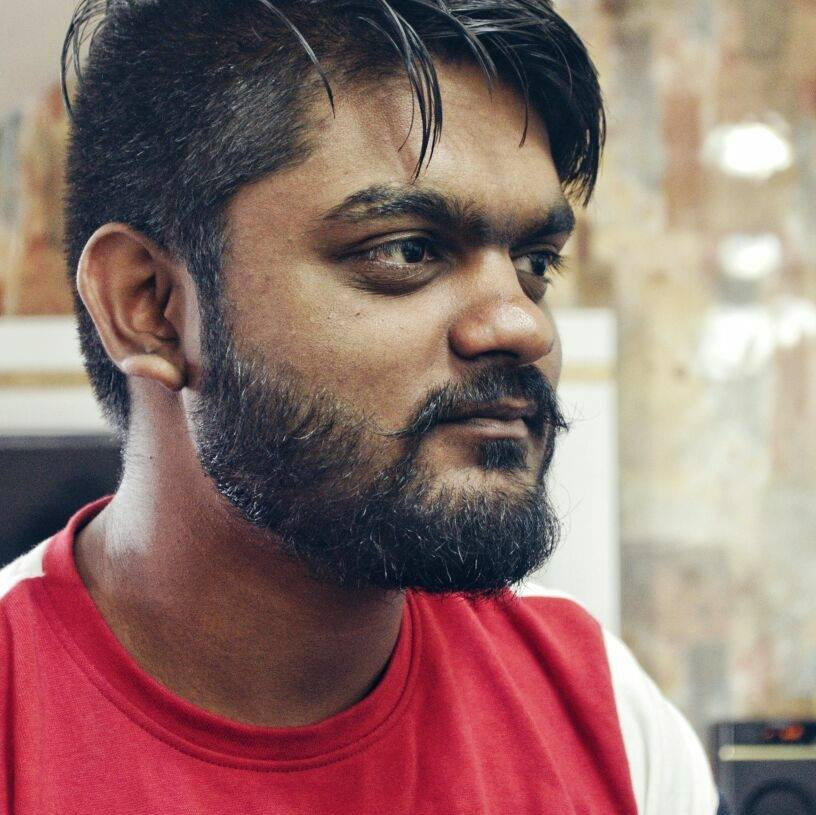
#> input picture ASCII art/data/Sumit.jpg, 816 x 815 px
$ jupyter execute 'ASCII Homework.ipynb'   (shell and % lines are left out)
#> lines starting #> are read from the running program, lines starting #| are printed output that depends on the picture
[cell 1]
from PIL import Image
ASCII_CHARS = [ '#', '?', '%', '.', 'S', '+', '.', '*', ':', ',', '@']

def scale_image(image, new_width=100):
    """Resizes an image preserving the aspect ratio.
    """
    (original_width, original_height) = image.size
    aspect_ratio = original_height/float(original_width)
    new_height = int(aspect_ratio * new_width)

    new_image = image.resize((new_width, new_height))
    return new_image

def convert_to_grayscale(image):
    return image.convert('L')

[cell 2]
def map_pixels_to_ascii_chars(image, range_width=25):
    """Maps each pixel to an ascii char based on the range
    in which it lies.

    0-255 is divided into 11 ranges of 25 pixels each.
    """

    pixels_in_image = list(image.getdata())
    pixels_to_chars = [ASCII_CHARS[pixel_value//range_width] for pixel_value in
            pixels_in_image]

    return "".join(pixels_to_chars)

def convert_image_to_ascii(image, new_width=100):
    image = scale_image(image, new_width)
    image = convert_to_grayscale(image)

    pixels_to_chars = map_pixels_to_ascii_chars(image)
    len_pixels_to_chars = len(pixels_to_chars)

    image_ascii = [pixels_to_chars[index: index + new_width] for index in
            range(0, len_pixels_to_chars, new_width)]

    return "\n".join(image_ascii)

def handle_image_conversion(image_filepath, new_width=100, print_p=False):
    image = None
    try:
        image = Image.open(image_filepath)
    except (Exception, e):
        print ("Unable to open image file {image_filepath}.".format(image_filepath=image_filepath))
        print (e)
        return

    image_ascii = convert_image_to_ascii(image, new_width)
    if print_p:
        print (image_ascii)
    return image_ascii

[cell 3]
image_filepath = 'data/Sumit.jpg'
image = Image.open(image_filepath)
#> image is the input picture: PIL image 816x815 RGB; mean R, G, B 143.6, 112.5, 108.4
image = scale_image(image)
#> in scale_image, `new_image = image.resize((new_width, new_height))`:
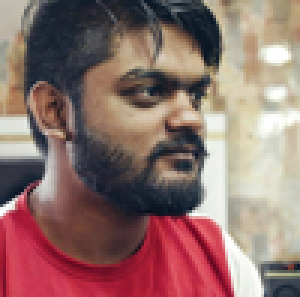
#> new_image: PIL image 100x99 RGB (shown 3 times larger); mean R, G, B 143.6, 112.5, 108.4
image = convert_to_grayscale(image)
#> in convert_to_grayscale, `return image.convert('L')`:
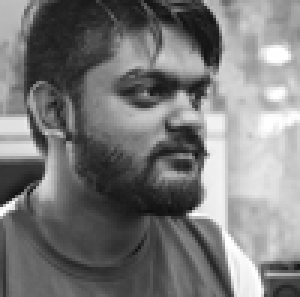
#> returned value: PIL image 100x99 L (shown 3 times larger); min 15, max 255, mean 121.3
pixels_in_image = list(image.getdata())
#> pixels_in_image = 9900 values, max 255 at index 1690, min 15 at index 7049, mean 121.3
len(pixels_in_image)
#pixels_in_image[:100]
pixels_to_chars = [ASCII_CHARS[pixel_value//25] for pixel_value in pixels_in_image]
#> pixels_to_chars = 9900 items, first 6: '*', '*', '*', '*', '*', '*'

[cell 4]
import base64

image_file_path = 'data/Sumit.jpg'
handle_image_conversion(image_file_path, 100, print_p=True)
#> in convert_image_to_ascii, `len_pixels_to_chars = len(pixels_to_chars)`: len_pixels_to_chars = 9900
#> in convert_image_to_ascii, `image_ascii = [pixels_to_chars[index: index + new_width] for index in ..`: image_ascii = 99 items
#> (printed output is left out)

ascii_art = handle_image_conversion(image_file_path, 200, print_p=False)
#> call 3 of scale_image, with new_width = 200
#> in scale_image (call 3), `new_image = image.resize((new_width, new_height))`:
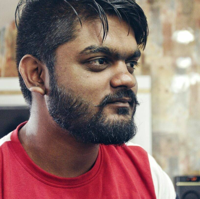
#> new_image: PIL image 200x199 RGB; mean R, G, B 143.6, 112.5, 108.4
#> in convert_to_grayscale (call 3), `return image.convert('L')`:
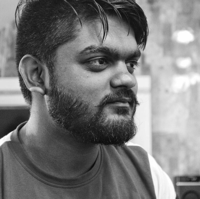
#> returned value: PIL image 200x199 L; min 10, max 255, mean 121.3
file = open('data/ascii-art', 'w')
file.write(ascii_art)
file.close()

# [18 lines of commented-out code are left out]

[cell 5]
# 2nd attempt
# pip install text-to-image

import text_to_image

# [4 lines of commented-out code are left out]

text_to_image.encode(ascii_art, "data/Sumit.png")
#> (this line was passed over: text_to_image is not available in this run)

[cell 6]
from PIL import Image, ImageDraw

#img = Image.new('RGB', (60, 30), color = 'red')
#img.save('pil_red.png')
#img = Image.new('RGB', (100, 30), color = (73, 109, 137))
6
#img = Image.new('RGB', (100, 100), color = 'white')
#d = ImageDraw.Draw(img)
#d.text((10,10), "Hello World", fill=(0,255,255))

img = Image.new('RGB', (3000, 4000), color = 'white')
#> img: PIL image 3000x4000 RGB; every value is 255
d = ImageDraw.Draw(img)
d.text((10,10), ascii_art, fill=(0,0,0))

img.save('data/Sumit1.png')
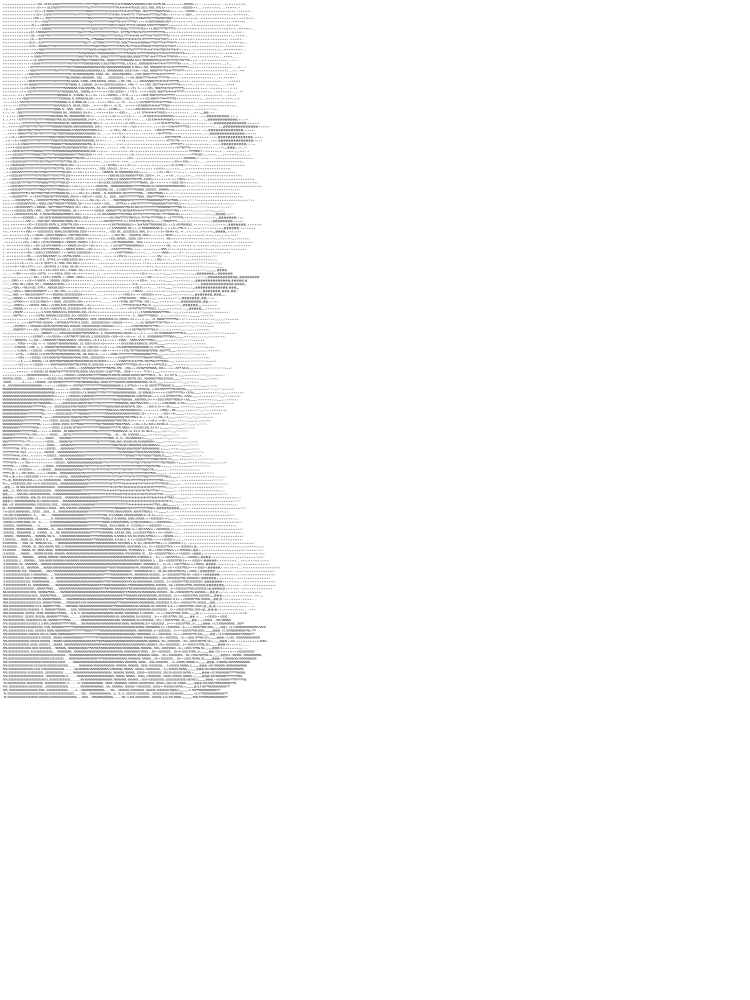
#> saved as Sumit1.png: PIL image 3000x4000 RGB (shown at 1/4 size); min 3, max 255, mean 247.7
